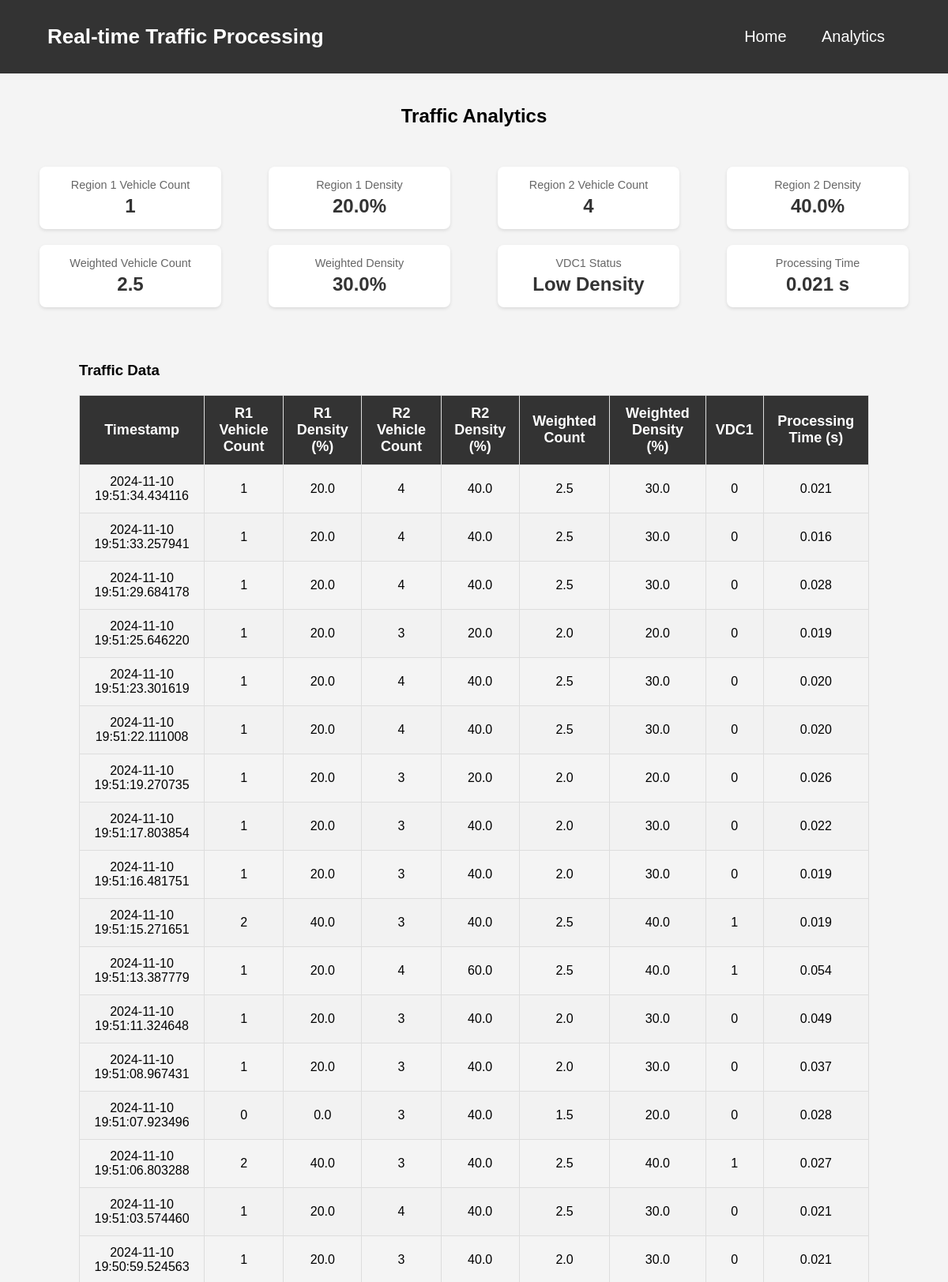
/analytics?page=3 (upper part), run on the app's committed database.
### tables this page shows
CREATE TABLE traffic_data (
                id INTEGER PRIMARY KEY AUTOINCREMENT,
                timestamp TEXT NOT NULL,
                r1_vehicle_count INTEGER NOT NULL,
                r1_density REAL NOT NULL,
                r2_vehicle_count INTEGER NOT NULL,
                r2_density REAL NOT NULL,
                weighted_vehicle_count REAL NOT NULL,
                weighted_density REAL NOT NULL,
                vdc1 BOOLEAN NOT NULL,
                processing_time REAL NOT NULL
            );

### new.py (the view)
@app.route('/analytics')
def analytics():
    try:
        page = request.args.get('page', 1, type=int)
        per_page = 100
        offset = (page - 1) * per_page
        with db_lock:
            conn = sqlite3.connect(DATABASE)
            cursor = conn.cursor()
            cursor.execute('SELECT COUNT(*) FROM traffic_data')
            total_records = cursor.fetchone()[0]
            cursor.execute('''
                SELECT timestamp, r1_vehicle_count, r1_density,
                       r2_vehicle_count, r2_density,
                       weighted_vehicle_count, weighted_density,
                       vdc1, processing_time
                FROM traffic_data
                ORDER BY timestamp DESC
                LIMIT ? OFFSET ?
            ''', (per_page, offset))
            data = cursor.fetchall()
            conn.close()
        total_pages = (total_records + per_page - 1) // per_page
        return render_template('analytics.html',
                             data=data,
                             page=page,
                             total_pages=total_pages)
    except sqlite3.Error as e:
        print(f"Database error: {e}")
        return f"Database error: {e}", 500

### templates/analytics.html (shortened to what this page needs)
<!DOCTYPE html>
<html lang="en">
<head>
    <link rel="stylesheet" href="{{ url_for('static', filename='styles.css') }}">
</head>
<body>
    <header>
        <div class="header-container">
            <h1>Real-time Traffic Processing</h1>
            <nav>
                <a href="{{ url_for('index') }}">Home</a>
                <a href="{{ url_for('analytics') }}">Analytics</a>
            </nav>
        </div>
    </header>
    <main>
        <h2>Traffic Analytics</h2>
        <div class="summary-cards">
            <div class="summary-card">
                <div class="card-title">Region 1 Vehicle Count</div>
                <div class="card-value" id="r1Count">-</div>
            </div>
            <div class="summary-card">
                <div class="card-title">Region 1 Density</div>
                <div class="card-value" id="r1Density">-</div>
            </div>
            <div class="summary-card">
                <div class="card-title">Region 2 Vehicle Count</div>
                <div class="card-value" id="r2Count">-</div>
            </div>
            <div class="summary-card">
                <div class="card-title">Region 2 Density</div>
                <div class="card-value" id="r2Density">-</div>
            </div>
            <div class="summary-card">
                <div class="card-title">Weighted Vehicle Count</div>
                <div class="card-value" id="weightedCount">-</div>
            </div>
            <div class="summary-card">
                <div class="card-title">Weighted Density</div>
                <div class="card-value" id="weightedDensity">-</div>
            </div>
            <div class="summary-card">
                <div class="card-title">VDC1 Status</div>
                <div class="card-value" id="vdc1Status">-</div>
            </div>
            <div class="summary-card">
                <div class="card-title">Processing Time</div>
                <div class="card-value" id="processingTime">-</div>
            </div>
        </div>
        <div class="data-table">
            <h3>Traffic Data</h3>
            <table>
                <thead>
                    <tr>
                        <th>Timestamp</th>
                        <th>R1 Vehicle Count</th>
                        <th>R1 Density (%)</th>
                        <th>R2 Vehicle Count</th>
                        <th>R2 Density (%)</th>
                        <th>Weighted Count</th>
                        <th>Weighted Density (%)</th>
                        <th>VDC1</th>
                        <th>Processing Time (s)</th>
                    </tr>
                </thead>
                <tbody>
                    {% for row in data %}
                    <tr>
                        <td>{{ row[0] }}</td>
                        <td>{{ row[1] }}</td>
                        <td>{{ "%.1f"|format(row[2]) }}</td>
                        <td>{{ row[3] }}</td>
                        <td>{{ "%.1f"|format(row[4]) }}</td>
                        <td>{{ "%.1f"|format(row[5]) }}</td>
                        <td>{{ "%.1f"|format(row[6]) }}</td>
                        <td>{{ row[7] }}</td>
                        <td>{{ "%.3f"|format(row[8]) }}</td>
                    </tr>
                    {% endfor %}
                </tbody>
            </table>
        </div>
    </main>
</body>
</html>

### static/styles.css (style rules this page uses)
body { margin: 0; font-family: Arial, sans-serif; background-color: #f4f4f4; }
header { background-color: #333; color: #fff; padding: 15px 0; text-align: center; }
.header-container { width: 90%; margin: 0 auto; display: flex; align-items: center; justify-content: space-between; }
header h1 { margin: 0; font-size: 26px; }
nav a { color: #fff; text-decoration: none; margin: 0 15px; font-size: 20px; }
main { padding: 20px; min-height: calc(100vh - 150px); display: flex; flex-direction: column; align-items: center; }
.data-table { width: 100%; max-width: 1000px; overflow-x: auto; }
.data-table table { width: 100%; border-collapse: collapse; }
.data-table th, .data-table td { border: 1px solid #ddd; padding: 12px; text-align: center; }
.data-table th { background-color: #333; color: white; font-size: 18px; }
.data-table td { font-size: 16px; }
.data-table tr:nth-child(even) { background-color: #f2f2f2; }

### templates/analytics.html (style rules this page uses)
.data-table { margin: 20px; overflow-x: auto; }
table { width: 100%; border-collapse: collapse; margin-top: 20px; }
th, td { padding: 8px; text-align: left; border: 1px solid #ddd; }
th { background-color: #f4f4f4; }
tr:nth-child(even) { background-color: #f9f9f9; }
.header-container { background-color: #333; padding: 1rem; color: white; }
nav a { color: white; text-decoration: none; margin: 0 10px; padding: 5px 10px; border-radius: 4px; }
.summary-cards { display: flex; flex-wrap: wrap; justify-content: space-around; margin: 20px 0; }
.summary-card { background-color: #fff; border-radius: 8px; box-shadow: 0 2px 4px rgba(0,0,0,0.1); padding: 15px; margin: 10px; min-width: 200px; text-align: center; }
.card-title { color: #666; font-size: 0.9em; margin-bottom: 5px; }
.card-value { font-size: 1.5em; font-weight: bold; color: #333; }

### data on the page
traffic_data: timestamp "2024-11-10 19:51:34.434116", r1_vehicle_count "1", r1_density "20.0", r2_vehicle_count "4", r2_density "40.0", weighted_vehicle_count "2.5", weighted_density "30.0", vdc1 "0", processing_time "0.021"
traffic_data: timestamp "2024-11-10 19:51:33.257941", r1_vehicle_count "1", r1_density "20.0", r2_vehicle_count "4", r2_density "40.0", weighted_vehicle_count "2.5", weighted_density "30.0", vdc1 "0", processing_time "0.016"
traffic_data: timestamp "2024-11-10 19:51:29.684178", r1_vehicle_count "1", r1_density "20.0", r2_vehicle_count "4", r2_density "40.0", weighted_vehicle_count "2.5", weighted_density "30.0", vdc1 "0", processing_time "0.028"
traffic_data: timestamp "2024-11-10 19:51:25.646220", r1_vehicle_count "1", r1_density "20.0", r2_vehicle_count "3", r2_density "20.0", weighted_vehicle_count "2.0", weighted_density "20.0", vdc1 "0", processing_time "0.019"
traffic_data: timestamp "2024-11-10 19:51:23.301619", r1_vehicle_count "1", r1_density "20.0", r2_vehicle_count "4", r2_density "40.0", weighted_vehicle_count "2.5", weighted_density "30.0", vdc1 "0", processing_time "0.020"
traffic_data: timestamp "2024-11-10 19:51:22.111008", r1_vehicle_count "1", r1_density "20.0", r2_vehicle_count "4", r2_density "40.0", weighted_vehicle_count "2.5", weighted_density "30.0", vdc1 "0", processing_time "0.020"
traffic_data: timestamp "2024-11-10 19:51:19.270735", r1_vehicle_count "1", r1_density "20.0", r2_vehicle_count "3", r2_density "20.0", weighted_vehicle_count "2.0", weighted_density "20.0", vdc1 "0", processing_time "0.026"
traffic_data: timestamp "2024-11-10 19:51:17.803854", r1_vehicle_count "1", r1_density "20.0", r2_vehicle_count "3", r2_density "40.0", weighted_vehicle_count "2.0", weighted_density "30.0", vdc1 "0", processing_time "0.022"
traffic_data: timestamp "2024-11-10 19:51:16.481751", r1_vehicle_count "1", r1_density "20.0", r2_vehicle_count "3", r2_density "40.0", weighted_vehicle_count "2.0", weighted_density "30.0", vdc1 "0", processing_time "0.019"
traffic_data: timestamp "2024-11-10 19:51:15.271651", r1_vehicle_count "2", r1_density "40.0", r2_vehicle_count "3", r2_density "40.0", weighted_vehicle_count "2.5", weighted_density "40.0", vdc1 "1", processing_time "0.019"
traffic_data: timestamp "2024-11-10 19:51:13.387779", r1_vehicle_count "1", r1_density "20.0", r2_vehicle_count "4", r2_density "60.0", weighted_vehicle_count "2.5", weighted_density "40.0", vdc1 "1", processing_time "0.054"
traffic_data: timestamp "2024-11-10 19:51:11.324648", r1_vehicle_count "1", r1_density "20.0", r2_vehicle_count "3", r2_density "40.0", weighted_vehicle_count "2.0", weighted_density "30.0", vdc1 "0", processing_time "0.049"
traffic_data: timestamp "2024-11-10 19:51:08.967431", r1_vehicle_count "1", r1_density "20.0", r2_vehicle_count "3", r2_density "40.0", weighted_vehicle_count "2.0", weighted_density "30.0", vdc1 "0", processing_time "0.037"
traffic_data: timestamp "2024-11-10 19:51:07.923496", r1_vehicle_count "0", r1_density "0.0", r2_vehicle_count "3", r2_density "40.0", weighted_vehicle_count "1.5", weighted_density "20.0", vdc1 "0", processing_time "0.028"
traffic_data: timestamp "2024-11-10 19:51:06.803288", r1_vehicle_count "2", r1_density "40.0", r2_vehicle_count "3", r2_density "40.0", weighted_vehicle_count "2.5", weighted_density "40.0", vdc1 "1", processing_time "0.027"
traffic_data: timestamp "2024-11-10 19:51:03.574460", r1_vehicle_count "1", r1_density "20.0", r2_vehicle_count "4", r2_density "40.0", weighted_vehicle_count "2.5", weighted_density "30.0", vdc1 "0", processing_time "0.021"
traffic_data: timestamp "2024-11-10 19:50:59.524563", r1_vehicle_count "1", r1_density "20.0", r2_vehicle_count "3", r2_density "40.0", weighted_vehicle_count "2.0", weighted_density "30.0", vdc1 "0", processing_time "0.021"
